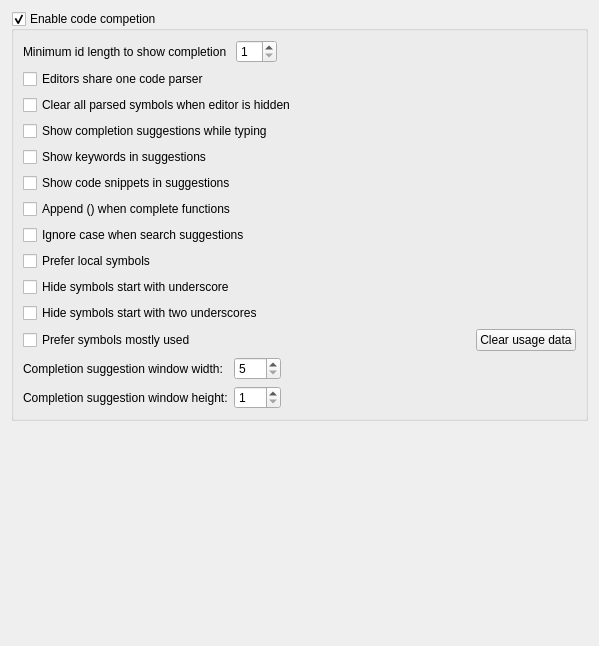
<?xml version="1.0" encoding="UTF-8"?>
<ui version="4.0">
 <class>EditorCodeCompletionWidget</class>
 <widget class="QWidget" name="EditorCodeCompletionWidget">
  <property name="geometry">
   <rect>
    <x>0</x>
    <y>0</y>
    <width>599</width>
    <height>646</height>
   </rect>
  </property>
  <property name="windowTitle">
   <string>Form</string>
  </property>
  <layout class="QVBoxLayout" name="verticalLayout">
   <item>
    <widget class="QGroupBox" name="grpEnabled">
     <property name="title">
      <string>Enable code competion</string>
     </property>
     <property name="flat">
      <bool>false</bool>
     </property>
     <property name="checkable">
      <bool>true</bool>
     </property>
     <layout class="QVBoxLayout" name="verticalLayout_3">
      <item>
       <widget class="QWidget" name="widget_3" native="true">
        <layout class="QHBoxLayout" name="horizontalLayout_2">
         <property name="leftMargin">
          <number>0</number>
         </property>
         <property name="topMargin">
          <number>0</number>
         </property>
         <property name="rightMargin">
          <number>0</number>
         </property>
         <property name="bottomMargin">
          <number>0</number>
         </property>
         <item>
          <widget class="QLabel" name="label_3">
           <property name="text">
            <string>Minimum id length to show completion </string>
           </property>
          </widget>
         </item>
         <item>
          <widget class="QSpinBox" name="spinMinCharRequired">
           <property name="minimum">
            <number>1</number>
           </property>
           <property name="maximum">
            <number>20</number>
           </property>
          </widget>
         </item>
         <item>
          <spacer name="horizontalSpacer_3">
           <property name="orientation">
            <enum>Qt::Horizontal</enum>
           </property>
           <property name="sizeHint" stdset="0">
            <size>
             <width>40</width>
             <height>20</height>
            </size>
           </property>
          </spacer>
         </item>
        </layout>
       </widget>
      </item>
      <item>
       <widget class="QCheckBox" name="chkEditorShareCodeParser">
        <property name="text">
         <string>Editors share one code parser</string>
        </property>
       </widget>
      </item>
      <item>
       <widget class="QCheckBox" name="chkClearWhenEditorHidden">
        <property name="text">
         <string>Clear all parsed symbols when editor is hidden</string>
        </property>
       </widget>
      </item>
      <item>
       <widget class="QCheckBox" name="chkShowSuggestionWhileTyping">
        <property name="text">
         <string>Show completion suggestions while typing</string>
        </property>
       </widget>
      </item>
      <item>
       <widget class="QCheckBox" name="chkShowKeywords">
        <property name="text">
         <string>Show keywords in suggestions</string>
        </property>
       </widget>
      </item>
      <item>
       <widget class="QCheckBox" name="chkShowCodeIns">
        <property name="text">
         <string>Show code snippets in suggestions</string>
        </property>
       </widget>
      </item>
      <item>
       <widget class="QCheckBox" name="chkAppendFunc">
        <property name="text">
         <string>Append () when complete functions</string>
        </property>
       </widget>
      </item>
      <item>
       <widget class="QCheckBox" name="chkIgnoreCases">
        <property name="text">
         <string>Ignore case when search suggestions</string>
        </property>
       </widget>
      </item>
      <item>
       <widget class="QCheckBox" name="chkSortByScope">
        <property name="text">
         <string>Prefer local symbols</string>
        </property>
       </widget>
      </item>
      <item>
       <widget class="QCheckBox" name="chkHideSymbolsStartWithUnderline">
        <property name="text">
         <string>Hide symbols start with underscore</string>
        </property>
       </widget>
      </item>
      <item>
       <widget class="QCheckBox" name="chkHideSymbolsStartWithTwoUnderline">
        <property name="text">
         <string>Hide symbols start with two underscores</string>
        </property>
       </widget>
      </item>
      <item>
       <widget class="QWidget" name="widget" native="true">
        <layout class="QHBoxLayout" name="horizontalLayout">
         <property name="leftMargin">
          <number>0</number>
         </property>
         <property name="topMargin">
          <number>0</number>
         </property>
         <property name="rightMargin">
          <number>0</number>
         </property>
         <property name="bottomMargin">
          <number>0</number>
         </property>
         <item>
          <widget class="QCheckBox" name="chkRecordUsage">
           <property name="text">
            <string>Prefer symbols mostly used</string>
           </property>
          </widget>
         </item>
         <item>
          <spacer name="horizontalSpacer">
           <property name="orientation">
            <enum>Qt::Horizontal</enum>
           </property>
           <property name="sizeHint" stdset="0">
            <size>
             <width>40</width>
             <height>20</height>
            </size>
           </property>
          </spacer>
         </item>
         <item>
          <widget class="QPushButton" name="btnClearUsageData">
           <property name="text">
            <string>Clear usage data</string>
           </property>
          </widget>
         </item>
        </layout>
       </widget>
      </item>
      <item>
       <widget class="QWidget" name="widget_2" native="true">
        <layout class="QGridLayout" name="gridLayout">
         <property name="leftMargin">
          <number>0</number>
         </property>
         <property name="topMargin">
          <number>0</number>
         </property>
         <property name="rightMargin">
          <number>0</number>
         </property>
         <property name="bottomMargin">
          <number>0</number>
         </property>
         <item row="0" column="0">
          <widget class="QLabel" name="label">
           <property name="text">
            <string>Completion suggestion window width:</string>
           </property>
          </widget>
         </item>
         <item row="0" column="2">
          <spacer name="horizontalSpacer_2">
           <property name="orientation">
            <enum>Qt::Horizontal</enum>
           </property>
           <property name="sizeHint" stdset="0">
            <size>
             <width>40</width>
             <height>20</height>
            </size>
           </property>
          </spacer>
         </item>
         <item row="0" column="1">
          <widget class="QSpinBox" name="spinWidth">
           <property name="minimum">
            <number>5</number>
           </property>
           <property name="maximum">
            <number>999</number>
           </property>
          </widget>
         </item>
         <item row="1" column="0">
          <widget class="QLabel" name="label_2">
           <property name="text">
            <string>Completion suggestion window height:</string>
           </property>
          </widget>
         </item>
         <item row="1" column="1">
          <widget class="QSpinBox" name="spinHeight">
           <property name="minimum">
            <number>1</number>
           </property>
           <property name="maximum">
            <number>999</number>
           </property>
          </widget>
         </item>
        </layout>
       </widget>
      </item>
     </layout>
    </widget>
   </item>
   <item>
    <spacer name="verticalSpacer">
     <property name="orientation">
      <enum>Qt::Vertical</enum>
     </property>
     <property name="sizeHint" stdset="0">
      <size>
       <width>20</width>
       <height>40</height>
      </size>
     </property>
    </spacer>
   </item>
  </layout>
 </widget>
 <tabstops>
  <tabstop>grpEnabled</tabstop>
  <tabstop>spinMinCharRequired</tabstop>
  <tabstop>chkEditorShareCodeParser</tabstop>
  <tabstop>chkClearWhenEditorHidden</tabstop>
  <tabstop>chkShowSuggestionWhileTyping</tabstop>
  <tabstop>chkShowKeywords</tabstop>
  <tabstop>chkShowCodeIns</tabstop>
  <tabstop>chkAppendFunc</tabstop>
  <tabstop>chkIgnoreCases</tabstop>
  <tabstop>chkSortByScope</tabstop>
  <tabstop>chkHideSymbolsStartWithUnderline</tabstop>
  <tabstop>chkHideSymbolsStartWithTwoUnderline</tabstop>
  <tabstop>chkRecordUsage</tabstop>
  <tabstop>btnClearUsageData</tabstop>
  <tabstop>spinWidth</tabstop>
  <tabstop>spinHeight</tabstop>
 </tabstops>
 <resources/>
 <connections/>
</ui>
